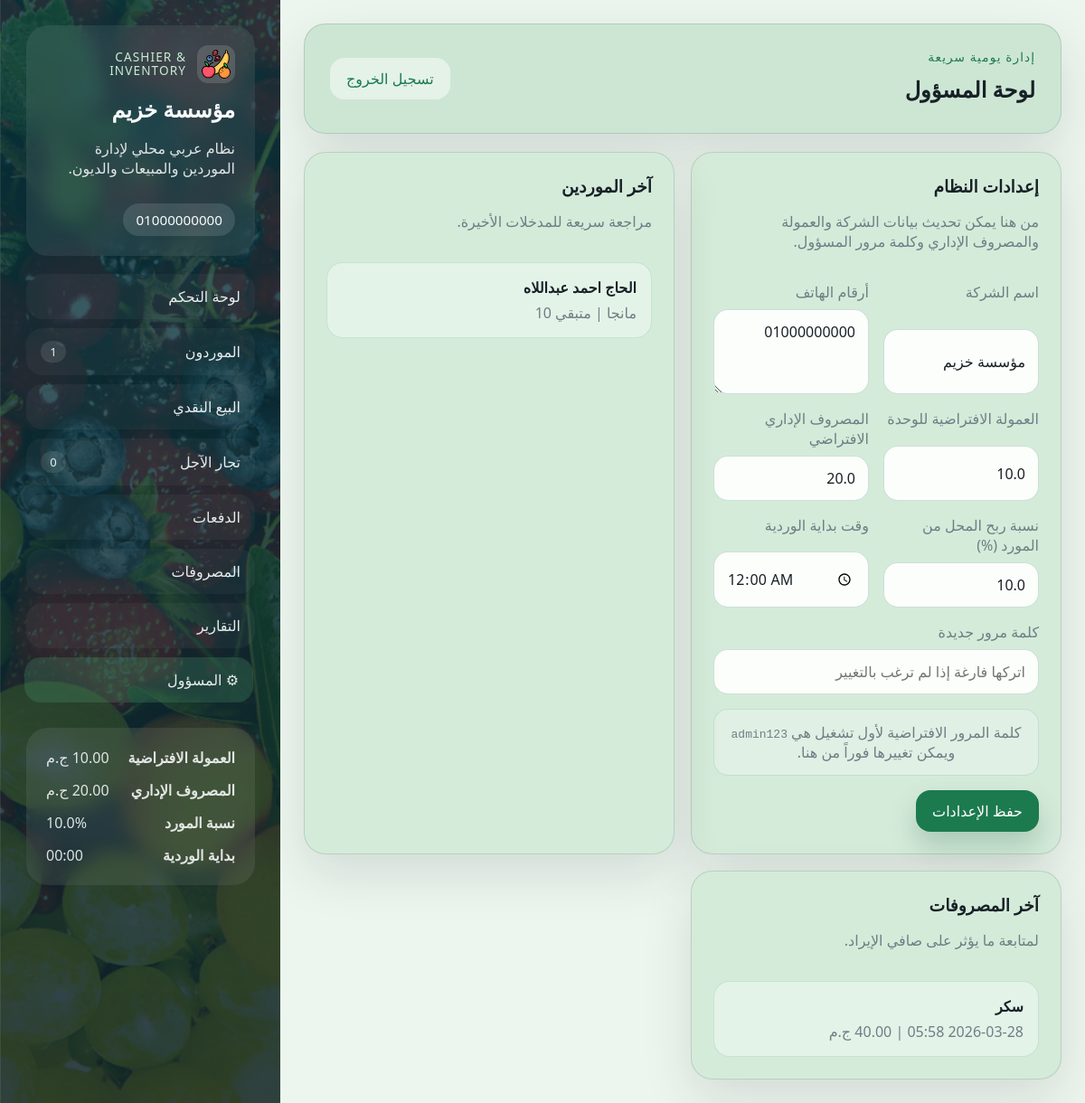
/admin (signed in), run on the app's committed database.
### models/settings.py (models this page shows)
class Settings(Base):
    __tablename__ = "settings"
    id: Mapped[int] = mapped_column(Integer, primary_key=True)
    company_name: Mapped[str] = mapped_column(String(120), nullable=False)
    phone_number: Mapped[str] = mapped_column(String(255), nullable=False)
    commission_per_unit: Mapped[float] = mapped_column(Float, nullable=False, default=0.0)
    admin_expense: Mapped[float] = mapped_column(Float, nullable=False, default=0.0)
    supplier_profit_percentage: Mapped[float] = mapped_column(Float, nullable=False, default=0.0)
    shift_cutoff_time: Mapped[str] = mapped_column(String(5), nullable=False, default="00:00")
    admin_password: Mapped[str] = mapped_column(String(255), nullable=False)

### models/supplier.py (models this page shows, shortened)
class Supplier(Base):
    __tablename__ = "suppliers"
    id: Mapped[int] = mapped_column(Integer, primary_key=True)
    date: Mapped[datetime] = mapped_column(DateTime, nullable=False, default=datetime.now)
    supplier_name: Mapped[str] = mapped_column(String(120), nullable=False)
    fruit_name: Mapped[str] = mapped_column(String(120), nullable=False)
    units_count: Mapped[int] = mapped_column(Integer, nullable=False)
    remaining_units: Mapped[int] = mapped_column(Integer, nullable=False)
    class_number: Mapped[str] = mapped_column(String(50), nullable=False)
    price_per_unit: Mapped[float] = mapped_column(Float, nullable=False)
    kilograms_per_unit: Mapped[float] = mapped_column(Float, nullable=False, default=0.0)
    supplier_profit_percentage: Mapped[float] = mapped_column(Float, nullable=False, default=0.0)
    total_price: Mapped[float] = mapped_column(Float, nullable=False)
    notes: Mapped[str | None] = mapped_column(Text, nullable=True)
    is_cleared: Mapped[bool] = mapped_column(Boolean, nullable=False, default=False)
    allocations = relationship(
        "InventoryAllocation", back_populates="supplier", cascade="all, delete-orphan"
    )

### models/expense.py (models this page shows)
class Expense(Base):
    __tablename__ = "expenses"
    id: Mapped[int] = mapped_column(Integer, primary_key=True)
    date: Mapped[datetime] = mapped_column(DateTime, nullable=False, default=datetime.now)
    expense_name: Mapped[str] = mapped_column(String(120), nullable=False)
    amount: Mapped[float] = mapped_column(Float, nullable=False)
    is_paid: Mapped[bool] = mapped_column(Boolean, nullable=False, default=False)
    paid_at: Mapped[datetime | None] = mapped_column(DateTime, nullable=True)

### routes/admin_routes.py (the view, shortened to what this page needs)
@admin_bp.route("/admin", methods=["GET", "POST"])
@admin_required
def admin_panel():
    db_session = get_session()
    settings = get_or_create_settings(db_session)
    recent_suppliers = (
        db_session.query(Supplier).order_by(Supplier.date.desc(), Supplier.id.desc()).limit(10).all()
    )
    recent_expenses = (
        db_session.query(Expense).order_by(Expense.date.desc(), Expense.id.desc()).limit(10).all()
    )
    context = {
        **build_base_context(db_session),
        "page_title": "لوحة المسؤول",
        "recent_suppliers": recent_suppliers,
        "recent_expenses": recent_expenses,
        "is_admin": is_admin_logged_in(),
    }
    return render_template("admin.html", **context)

### models/__init__.py (called while the page is built)
def init_app(app):
    global engine
    database_uri = app.config["DATABASE_URI"]
    connect_args = {"check_same_thread": False} if database_uri.startswith("sqlite") else {}
    engine = create_engine(database_uri, future=True, connect_args=connect_args)
    SessionLocal.configure(bind=engine)
    from models.expense import Expense
    from models.inventory_allocation import InventoryAllocation
    from models.payment import Payment
    from models.retail_transaction import RetailTransaction
    from models.settings import Settings
    from models.special_retailer import SpecialRetailer
    from models.supplier import Supplier
    Base.metadata.create_all(bind=engine)
    ensure_sqlite_columns()
    @app.teardown_appcontext
    def shutdown_session(exception=None):
        SessionLocal.remove()

def get_session():
    return SessionLocal()

### utils/helpers.py (called while the page is built, shortened)
def currency_filter(value) -> str:
    return f"{float(value or 0):,.2f} ج.م"

def date_filter(value) -> str:
    if not value:
        return "-"
    if isinstance(value, datetime):
        return value.strftime("%Y-%m-%d %H:%M")
    return value.strftime("%Y-%m-%d")

def normalize_shift_cutoff_time(value: str | None, default: str = "00:00") -> str:
    normalized = (value or "").strip()
    try:
        parsed = datetime.strptime(normalized, "%H:%M")
        return parsed.strftime("%H:%M")
    except ValueError:
        return default

def current_shift_cutoff_range(cutoff_time: str | None, reference: datetime | None = None) -> dict[str, str]:
    now = reference or datetime.now()
    normalized_cutoff = normalize_shift_cutoff_time(cutoff_time)
    cutoff_clock = datetime.strptime(normalized_cutoff, "%H:%M").time()
    today_cutoff = datetime.combine(now.date(), cutoff_clock)
    if now >= today_cutoff:
        start = today_cutoff
        end = today_cutoff + timedelta(days=1) - timedelta(minutes=1)
    else:
        start = today_cutoff - timedelta(days=1)
        end = today_cutoff - timedelta(minutes=1)
    return {
        "cutoff": normalized_cutoff,
        "start": start.strftime("%Y-%m-%dT%H:%M"),
        "end": end.strftime("%Y-%m-%dT%H:%M"),
    }

def get_or_create_settings(db_session) -> Settings:
    settings = db_session.get(Settings, 1)
    if settings:
        return settings

def is_admin_logged_in() -> bool:
    return bool(session.get("admin_logged_in"))

### templates/admin.html
{% extends "base.html" %}
{% block content %}
<section class="content-grid">
    <article class="panel form-panel">
        <div class="panel-head">
            <div>
                <h3>إعدادات النظام</h3>
                <p>من هنا يمكن تحديث بيانات الشركة والعمولة والمصروف الإداري وكلمة مرور المسؤول.</p>
            </div>
        </div>
        <form class="form-grid" method="post">
            <label>
                <span>اسم الشركة</span>
                <input type="text" name="company_name" value="{{ settings.company_name }}" required>
            </label>
            <label>
                <span>أرقام الهاتف</span>
                <textarea name="phone_number" rows="3" placeholder="كل رقم في سطر أو افصل بينهم بفاصلة" required>{{ settings.phone_number }}</textarea>
            </label>
            <label>
                <span>العمولة الافتراضية للوحدة</span>
                <input type="number" min="0" step="0.01" name="commission_per_unit" value="{{ settings.commission_per_unit }}" required>
            </label>
            <label>
                <span>المصروف الإداري الافتراضي</span>
                <input type="number" min="0" step="0.01" name="admin_expense" value="{{ settings.admin_expense }}" required>
            </label>
            <label>
                <span>نسبة ربح المحل من المورد (%)</span>
                <input type="number" min="0" max="100" step="0.01" name="supplier_profit_percentage" value="{{ settings.supplier_profit_percentage }}" required>
            </label>
            <label>
                <span>وقت بداية الوردية</span>
                <input type="time" name="shift_cutoff_time" value="{{ settings.shift_cutoff_time }}" required>
            </label>
            <label class="full-width">
                <span>كلمة مرور جديدة</span>
                <input type="password" name="new_password" placeholder="اتركها فارغة إذا لم ترغب بالتغيير">
            </label>
            <div class="info-box full-width">
                كلمة المرور الافتراضية لأول تشغيل هي <code>admin123</code> ويمكن تغييرها فوراً من هنا.
            </div>
            <div class="form-actions full-width">
                <button class="btn btn-primary" type="submit">حفظ الإعدادات</button>
            </div>
        </form>
    </article>
    <article class="panel">
        <div class="panel-head">
            <div>
                <h3>آخر الموردين</h3>
                <p>مراجعة سريعة للمدخلات الأخيرة.</p>
            </div>
        </div>
        <div class="mini-list">
            {% for supplier in recent_suppliers %}
                <div class="mini-item">
                    <strong>{{ supplier.supplier_name }}</strong>
                    <span>{{ supplier.fruit_name }} | متبقي {{ supplier.remaining_units }}</span>
                </div>
            {% else %}
                <div class="empty-state">لا توجد بيانات بعد.</div>
            {% endfor %}
        </div>
    </article>
    <article class="panel">
        <div class="panel-head">
            <div>
                <h3>آخر المصروفات</h3>
                <p>لمتابعة ما يؤثر على صافي الإيراد.</p>
            </div>
        </div>
        <div class="mini-list">
            {% for expense in recent_expenses %}
                <div class="mini-item">
                    <strong>{{ expense.expense_name }}</strong>
                    <span>{{ expense.date|date_ar }} | {{ expense.amount|currency }}</span>
                </div>
            {% else %}
                <div class="empty-state">لا توجد مصروفات بعد.</div>
            {% endfor %}
        </div>
    </article>
</section>
{% endblock %}

### templates/base.html (shortened to what this page needs)
<!doctype html>
<html lang="ar" dir="rtl">
<head>
    <link rel="stylesheet" href="{{ url_for('static', filename='css/style.css') }}">
</head>
<body
    data-shift-cutoff="{{ shift_cutoff_range.cutoff }}"
    data-shift-start="{{ shift_cutoff_range.start }}"
    data-shift-end="{{ shift_cutoff_range.end }}"
>
    <div class="page-shell">
        <aside class="sidebar">
            <div class="brand-card">
                <div class="brand-kicker-row">
                    <img class="brand-logo" src="{{ url_for('static', filename='fruitsIcon.png') }}" alt="شعار النظام">
                    <span class="brand-kicker">Cashier & Inventory</span>
                </div>
                <h1>{{ settings.company_name }}</h1>
                <p>نظام عربي محلي لإدارة الموردين والمبيعات والديون.</p>
                <div class="brand-meta-stack">
                    {% for phone in phone_numbers %}
                        <div class="meta-pill">{{ phone }}</div>
                    {% endfor %}
                </div>
            </div>
            <nav class="nav-links">
                <a class="{{ 'active' if request.endpoint == 'admin.dashboard' else '' }}" href="{{ url_for('admin.dashboard') }}">لوحة التحكم</a>
                <a class="{{ 'active' if request.endpoint == 'suppliers.suppliers' else '' }}" href="{{ url_for('suppliers.suppliers') }}">الموردون <span>{{ nav_badges.open_suppliers }}</span></a>
                <a class="{{ 'active' if request.endpoint == 'retail.retail' else '' }}" href="{{ url_for('retail.retail') }}">البيع النقدي</a>
                <a class="{{ 'active' if request.endpoint == 'special_retailers.special_retailers' else '' }}" href="{{ url_for('special_retailers.special_retailers') }}">تجار الآجل <span>{{ nav_badges.unpaid_retailers }}</span></a>
                <a class="{{ 'active' if request.endpoint == 'payments.payments' else '' }}" href="{{ url_for('payments.payments') }}">الدفعات</a>
                <a class="{{ 'active' if request.endpoint == 'expenses.expenses' else '' }}" href="{{ url_for('expenses.expenses') }}">المصروفات</a>
                <a class="{{ 'active' if request.endpoint == 'admin.reports' else '' }}" href="{{ url_for('admin.reports') }}">التقارير</a>
                <a class="{{ 'active' if request.endpoint in ['admin.admin_panel', 'admin.login'] else '' }}" href="{{ url_for('admin.admin_panel' if is_admin else 'admin.login') }}">&#9881; المسؤول</a>
            </nav>
            <div class="settings-card sidebar-spacer">
                <div>
                    <strong>العمولة الافتراضية</strong>
                    <span>{{ settings.commission_per_unit|currency }}</span>
                </div>
                <div>
                    <strong>المصروف الإداري</strong>
                    <span>{{ settings.admin_expense|currency }}</span>
                </div>
                <div>
                    <strong>نسبة المورد</strong>
                    <span>{{ settings.supplier_profit_percentage }}%</span>
                </div>
                <div>
                    <strong>بداية الوردية</strong>
                    <span>{{ settings.shift_cutoff_time }}</span>
                </div>
            </div>
        </aside>
        <main class="main-content">
            <header class="topbar">
                <div>
                    <span class="topbar-label">إدارة يومية سريعة</span>
                    <h2>{{ page_title or "نظام الكاشير" }}</h2>
                </div>
                <div class="topbar-actions">
                    {% if is_admin %}
                        <form method="post" action="{{ url_for('admin.logout') }}">
                            <button class="btn btn-ghost" type="submit">تسجيل الخروج</button>
                        </form>
                    {% else %}
                        <a class="btn btn-ghost" href="{{ url_for('admin.login') }}">دخول المسؤول</a>
                    {% endif %}
                </div>
            </header>
            {% block content %}{% endblock %}
        </main>
    </div>
</body>
</html>

### data on the page
Settings: company_name "مؤسسة خزيم", phone_number "01000000000", commission_per_unit "10.00 ج.م", admin_expense "20.00 ج.م", supplier_profit_percentage "10.0", shift_cutoff_time "00:00", commission_per_unit "10.0", admin_expense "20.0"
Supplier: supplier_name "الحاج احمد عبداللاه", fruit_name "مانجا", remaining_units "10"
Expense: expense_name "سكر", amount "40.00 ج.م"

### other printed values
{{ nav_badges.open_suppliers }} "1"
{{ nav_badges.unpaid_retailers }} "0"
{{ page_title or "نظام الكاشير" }} "لوحة المسؤول"
